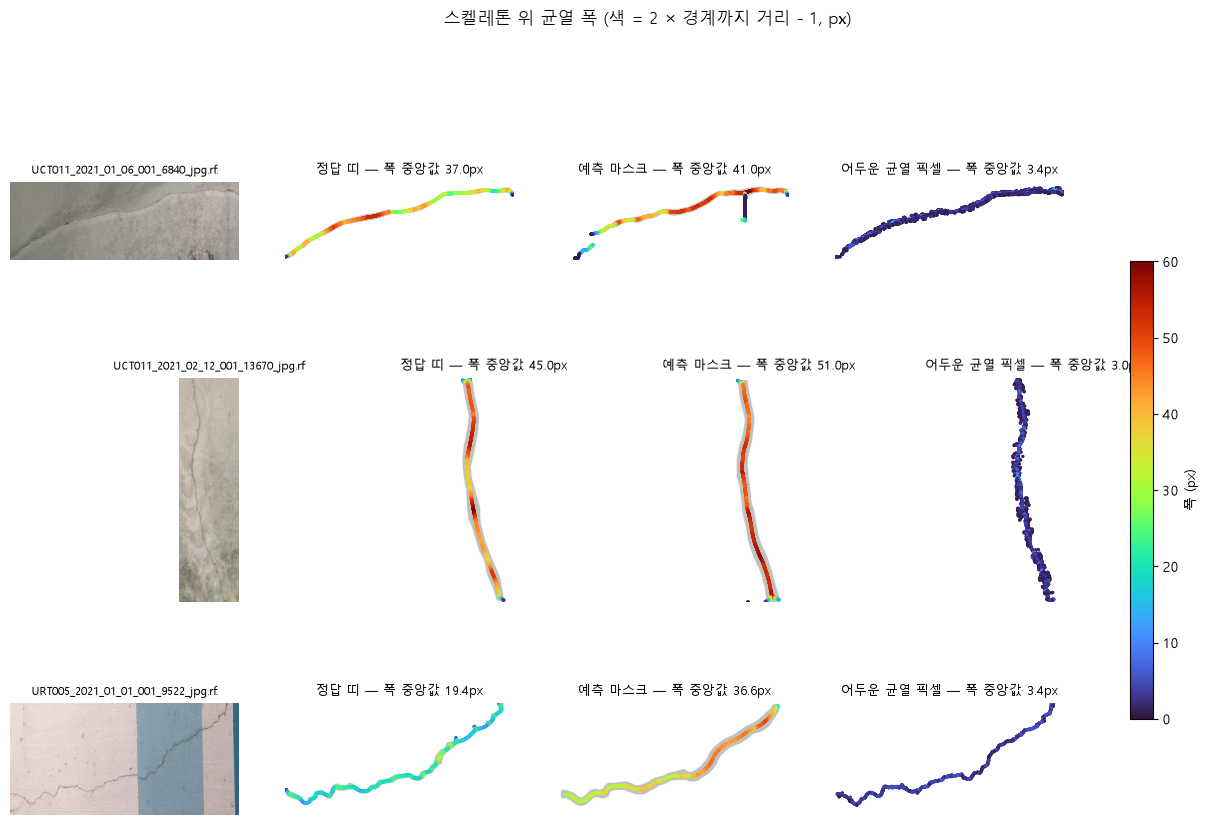

Write the Python code that produced this figure.
"""3주차 심화 ⑥ (논문강의 47쪽 '균열폭 정량화'): 스켈레톤화 + 거리 변환으로 픽셀 단위 균열 폭 산출.

  python week3/adv6_crack_width.py     # → adv6_crack_width.md · adv6_crack_width.png · adv6_crack_width.csv
방법: 균열 마스크(원본 1920×1080 해상도)를 스켈레톤(skimage)으로 만들고, 마스크의 거리 변환(cv2, 경계까지 거리) 값을
  스켈레톤 위에서 읽어 폭 = 2 × 거리 − 1 로 본다 (스켈레톤 각 점에서 양쪽 경계까지).
세 가지 마스크의 폭을 비교한다 (테스트셋 중 정답 crack이 있는 영상).
  ① 정답 폴리곤(라벨 띠)  ② 예측 마스크(기준 best.pt, crack 임계값 = 검증셋 선택값)
  ③ 영상의 어두운 균열 픽셀: 정답 띠 안에서 black-hat(주변보다 어두운 가는 구조)으로 뽑은 픽셀 — 라벨 띠가 실제 균열보다 넓은지 보려고
★ 스케일 환산: 이 데이터에는 촬영 거리 · 초점거리 · 센서 크기(EXIF)가 없어 mm로 바꿀 수 없다. 공식만 적는다.
"""
import _use_venv  # noqa: F401  (반드시 첫 줄: Step 3 전용 가상환경으로 다시 실행)

import csv
import json
from pathlib import Path

import cv2
import matplotlib.pyplot as plt
import numpy as np
from skimage.morphology import skeletonize

from adv_pix import gt_mask
from w3 import IMGSZ, PRED_CONF, THR_FILE, WEEK3, load_model, load_split

MIN_SKEL = 30                                         # 스켈레톤 픽셀이 이보다 적은 조각은 잡음으로 보고 뺀다


def widths(mask):
    """마스크(bool) → 스켈레톤 위 폭 배열(px)."""
    m = mask.astype(np.uint8)
    if m.sum() == 0:
        return np.array([])
    dist = cv2.distanceTransform(m, cv2.DIST_L2, 5)
    sk = skeletonize(mask)
    n, lab = cv2.connectedComponents(sk.astype(np.uint8), connectivity=8)
    keep = np.zeros_like(sk)
    for i in range(1, n):
        comp = lab == i
        if comp.sum() >= MIN_SKEL:
            keep |= comp
    return 2 * dist[keep] - 1                         # 중심 화소 자신이 거리 1이므로 -1 (폭 1px 선 → 1)


def dark_pixels(img, band):
    """정답 띠 안의 실제 균열 픽셀: black-hat(닫힘 - 원영상)이 띠 안 상위 값인 픽셀."""
    g = cv2.cvtColor(img, cv2.COLOR_BGR2GRAY)
    bh = cv2.morphologyEx(g, cv2.MORPH_BLACKHAT, cv2.getStructuringElement(cv2.MORPH_ELLIPSE, (31, 31)))
    if band.sum() == 0:
        return band
    t = max(np.percentile(bh[band], 75), 12)          # 띠 안에서 주변보다 확실히 어두운 픽셀
    m = (bh >= t) & band
    m = cv2.morphologyEx(m.astype(np.uint8), cv2.MORPH_OPEN, np.ones((2, 2), np.uint8)).astype(bool)
    return m


def stats(w):
    if len(w) == 0:
        return {"n": 0, "median": np.nan, "p90": np.nan, "max": np.nan}
    return {"n": int(len(w)), "median": float(np.median(w)), "p90": float(np.percentile(w, 90)), "max": float(w.max())}


def main():
    thr = json.loads(THR_FILE.read_text(encoding="utf-8"))["thresholds"]["crack"]
    model = load_model()
    imgs, gts = load_split("test")
    rows, examples = [], []
    for p, g in zip(imgs, gts):
        if 0 not in g:
            continue
        img = cv2.imread(p)
        h, w = img.shape[:2]
        gt = gt_mask("test", p, w, h)[0]
        r = model.predict(p, imgsz=IMGSZ, conf=PRED_CONF, verbose=False)[0]
        pred = np.zeros((h, w), np.uint8)
        if r.masks is not None:
            for c, f, poly in zip(r.boxes.cls.cpu().numpy().astype(int), r.boxes.conf.cpu().numpy(), r.masks.xy):
                if c == 0 and f >= thr and len(poly) >= 3:
                    cv2.fillPoly(pred, [poly.astype(np.int32)], 1)
        pred = pred.astype(bool)
        dark = dark_pixels(img, gt)
        wg, wp, wd = widths(gt), widths(pred), widths(dark)
        sg, sp, sd = stats(wg), stats(wp), stats(wd)
        rows.append({"image": Path(p).name, **{f"gt_{k}": v for k, v in sg.items()},
                     **{f"pred_{k}": v for k, v in sp.items()}, **{f"dark_{k}": v for k, v in sd.items()}})
        examples.append((p, img, gt, pred, dark))

    with open(WEEK3 / "adv6_crack_width.csv", "w", newline="", encoding="utf-8-sig") as f:
        wr = csv.DictWriter(f, fieldnames=list(rows[0].keys()))
        wr.writeheader()
        wr.writerows(rows)

    def fmt(v):
        return "-" if np.isnan(v) else f"{v:.1f}"

    L = ["# 심화 ⑥ 균열 폭 정량화 (픽셀 단위)", "",
         "- 방법: 마스크 → 스켈레톤(skimage.skeletonize) · 거리 변환(cv2.distanceTransform) → 스켈레톤 위 폭 = 2 × 경계까지 거리 − 1 (중심 화소 자신). 원본 해상도(1920×1080).",
         f"- 대상: 테스트셋 정답 crack 영상 {len(rows)}장. 예측 = 기준 best.pt, crack 임계값 {thr:g}(검증셋 선택값).",
         "- 어두운 균열 픽셀 = 정답 띠 안에서 black-hat(31px)이 띠 안 상위 25%이면서 12 이상인 픽셀 (라벨 띠가 실제 균열보다 얼마나 넓은지 보기 위한 참고값)", "",
         "| 영상 | 정답 띠 중앙값 / p90 | 예측 마스크 중앙값 / p90 | 어두운 균열 픽셀 중앙값 / p90 |", "|---|---:|---:|---:|"]
    for r in rows:
        L.append(f"| `{r['image'][:36]}` | {fmt(r['gt_median'])} / {fmt(r['gt_p90'])} | "
                 f"{fmt(r['pred_median'])} / {fmt(r['pred_p90'])} | {fmt(r['dark_median'])} / {fmt(r['dark_p90'])} |")
    med = {k: np.nanmedian([r[f"{k}_median"] for r in rows]) for k in ("gt", "pred", "dark")}
    both = [r for r in rows if r["pred_n"] > 0]
    L += ["", f"- 영상별 중앙값의 중앙값: 정답 띠 {med['gt']:.1f}px · 예측 {med['pred']:.1f}px · 어두운 균열 픽셀 {med['dark']:.1f}px",
          f"- 예측이 있는 {len(both)}장에서 예측 폭 / 정답 띠 폭 = "
          f"{np.median([r['pred_median'] / r['gt_median'] for r in both]):.2f} (중앙값)",
          "- 해석: 라벨 띠는 실제 어두운 균열보다 몇 배 넓게 그려져 있다(2주차 관찰과 같음). 그래서 이 라벨로 학습한 마스크의 폭은 '균열 폭'이 아니라 "
          "'라벨 띠 폭'을 따라간다. 폭을 재려면 주석 기준부터 '보이는 폭만큼'으로 맞춰야 한다.", "",
          "## 물리 단위 환산 (이 데이터로는 불가)", "",
          "- 폭(mm) = 폭(px) × 지상 화소 크기(mm/px), 지상 화소 크기 = 촬영 거리 × 센서 폭 / (초점거리 × 영상 가로 화소 수)",
          "- 이 데이터에는 EXIF(촬영 장비 · 초점거리)와 촬영 거리가 없다 → mm 환산 불가 (논문 한계 02와 같음). 현장에서는 기준 자(scale bar)나 거리 센서가 필요하다.",
          "- 또 예측 마스크는 YOLOv8 프로토타입 마스크(입력의 1/4 해상도)를 원본으로 키운 것이라 몇 px 단위의 폭은 정밀하지 않다."]
    (WEEK3 / "adv6_crack_width.md").write_text("\n".join(L) + "\n", encoding="utf-8")
    print("\n".join(L))

    # 그림: 예측이 있는 영상 3장 — 원본 · 정답 띠 폭 · 예측 폭 · 어두운 균열 픽셀 폭 (스켈레톤 색 = 폭)
    pick, seen = [], set()
    for e in examples:                                    # 같은 장면(인접 프레임)은 한 장만
        key = Path(e[0]).name.split("_")[0] + Path(e[0]).name.split("_")[3]
        if e[3].sum() > 0 and key not in seen and len(pick) < 3:
            pick.append(e)
            seen.add(key)
    fig, axes = plt.subplots(len(pick), 4, figsize=(17, 3.3 * len(pick)))
    axes = np.atleast_2d(axes)
    vmax = 60
    for row, (p, img, gt, pred, dark) in zip(axes, pick):
        ys, xs = np.where(gt | pred)
        y0, y1 = max(ys.min() - 40, 0), min(ys.max() + 40, img.shape[0])
        x0, x1 = max(xs.min() - 40, 0), min(xs.max() + 40, img.shape[1])
        row[0].imshow(cv2.cvtColor(img[y0:y1, x0:x1], cv2.COLOR_BGR2RGB))
        row[0].set_title(Path(p).name[:34], fontsize=8)
        for ax, m, lab in zip(row[1:], (gt, pred, dark), ("정답 띠", "예측 마스크", "어두운 균열 픽셀")):
            sub = m[y0:y1, x0:x1]
            dist = cv2.distanceTransform(sub.astype(np.uint8), cv2.DIST_L2, 5)
            sk = skeletonize(sub)
            canvas = np.full(sub.shape, np.nan)
            canvas[sk] = 2 * dist[sk] - 1
            ax.imshow(sub, cmap="Greys", alpha=0.25)
            ys2, xs2 = np.where(sk)
            sc = ax.scatter(xs2, ys2, c=canvas[sk], s=2, cmap="turbo", vmin=0, vmax=vmax)
            w = widths(m)
            ax.set_title(f"{lab} — 폭 중앙값 {np.median(w):.1f}px" if len(w) else f"{lab} — 없음", fontsize=9)
        for ax in row:
            ax.axis("off")
    fig.colorbar(sc, ax=axes.ravel().tolist(), shrink=0.6, label="폭 (px)")
    fig.suptitle("스켈레톤 위 균열 폭 (색 = 2 × 경계까지 거리 - 1, px)", fontsize=12)
    plt.savefig(WEEK3 / "adv6_crack_width.png", dpi=100, bbox_inches="tight")
    plt.close()


if __name__ == "__main__":
    main()
